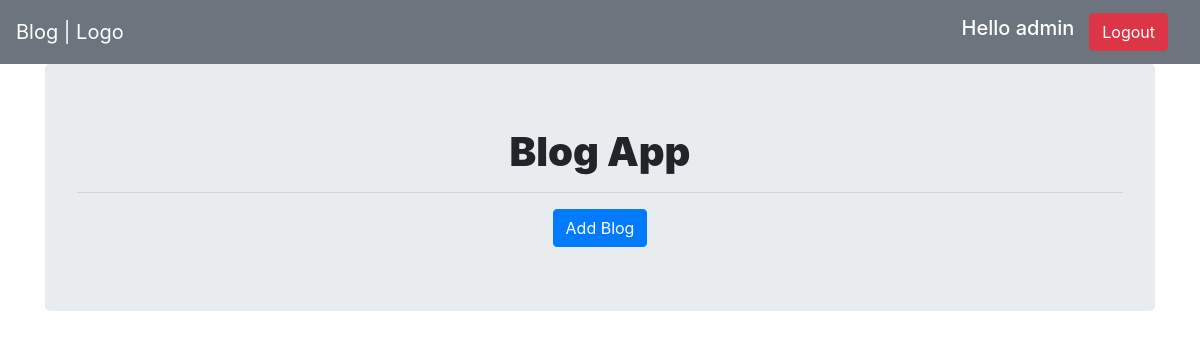
The app's page / (signed in), older data.
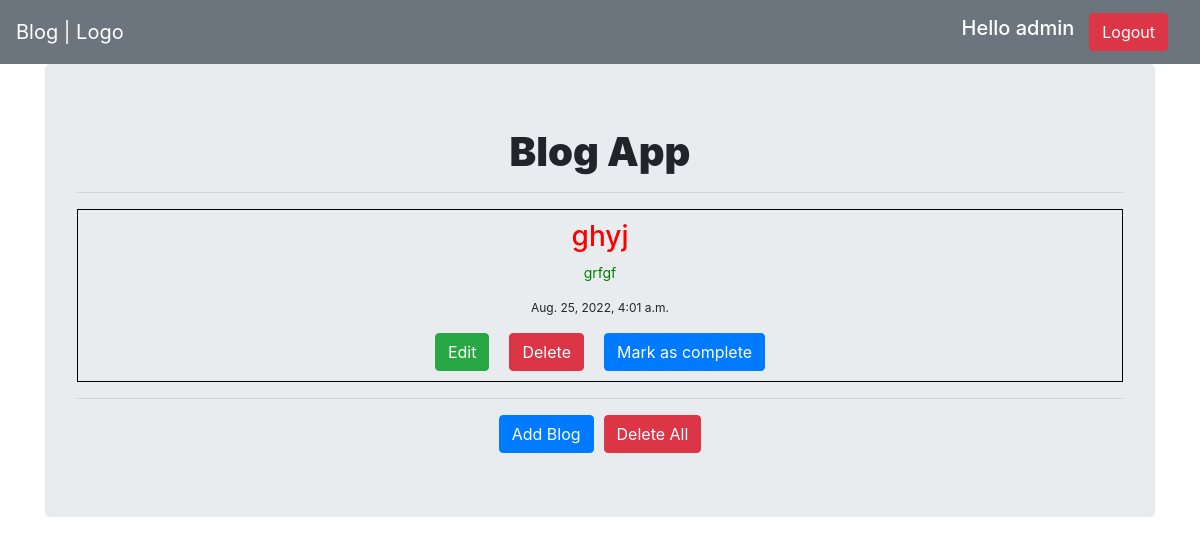
The same page, newer data.
### blog_app/models.py (models this page shows, shortened)
class Todo(models.Model):
    title = models.CharField(max_length=100)
    description = models.TextField()
    completed = models.BooleanField(default=False)
    created_at = models.DateTimeField(auto_now_add=True)
    class Meta:
        db_table="todo"

### blog_app/views.py (the view)
# urls.py: 2. Add a URL to urlpatterns:  path('', views.home, name='home')
@login_required
def home(request):
    todos=Todo.objects.all()
    return render(request,"home.html",{'todos':todos})

### blog_app/templates/home.html (shortened to what this page needs)
{% extends "core/base.html"%} {% block title%}Blog | Home {% endblock title%}
{%block content%}
<div class="container">
  <div class="jumbotron">
    <h1 style="text-align: center; font-weight: 900">Blog App</h1>
    <hr />
    {% for todo in todos%}
    <div style="border: 1px solid black; padding: 10px">
      {% if todo.completed%}
      <del> <h3 style="text-align: center; color: red">{{todo.title}}</h3></del>
      <del
        ><p style="text-align: center; font-size: 14px; color: green">
          {{todo.description}}
        </p>
      </del>
      {% else%}
      <h3 style="text-align: center; color: red">{{todo.title}}</h3>
      <p style="text-align: center; font-size: 14px; color: green">
        {{todo.description}}
      </p>
      {% endif%}
      <p style="text-align: center; font-size: 12px">{{todo.created_at}}</p>
      <div style="display: flex; justify-content: center">
        <a
          href="{% url 'edit' id=todo.id %}"
          style="margin-right: 20px"
          class="btn btn-success"
        >
          Edit
        </a>
        <a
          style="margin-right: 20px"
          href="{% url 'delete' id=todo.id %}"
          class="btn btn-danger"
          >Delete</a
        >
        {% if todo.completed %}
        <a href="{% url 'mark-complete' id=todo.id %}" class="btn btn-primary">
          Mark as incomplete
        </a>
        {% else%}
        <a href="{% url 'mark-complete' id=todo.id %}" class="btn btn-primary">
          Mark as complete
        </a>
        {% endif%}
      </div>
    </div>
    <hr />
    {% endfor%}
    <div style="display: flex; justify-content: center">
      <a href="{%  url 'add' %}"
        ><button type="button" class="btn btn-primary">Add Blog</button></a
      >
      {% if todos %}
      <a
        style="margin-left: 10px"
        href="{% url 'delete-all'%}"
        class="btn btn-danger"
        >Delete All</a
      >
      {% endif %}
    </div>
  </div>
</div>
{% endblock content%}

### templates/core/base.html (shortened to what this page needs)
<!DOCTYPE html>
<html lang="en">
  <head>
    <link
      rel="stylesheet"
      href="https://cdn.jsdelivr.net/npm/bootstrap@4.6.2/dist/css/bootstrap.min.css"
    />
  </head>
  <body>
    <div>
      <nav class="navbar navbar-expand-lg navbar-light bg-secondary">
        <a style="color: white" class="navbar-brand" href="{% url 'home'%}"
          >Blog | Logo</a
        >
        <div class="collapse navbar-collapse" id="navbarSupportedContent">
          {% if user.is_authenticated %}
          <h5 style="margin-right: 15px; color: white">
            Hello {{ user.username }}
          </h5>
          <a class="navbar-brand" href="{% url 'logout' %}"
            ><button class="btn btn-danger my-2 my-sm-0">Logout</button></a
          >
          {% endif %}
        </div>
      </nav>
    </div>
    <div class="conatiner">{% block content%}{% endblock content%}</div>
  </body>
</html>

Row changes from the older to the newer data that the page shows:
added Todo: title "ghyj", description "grfgf", created_at "Aug. 25, 2022, 4:01 a.m.", completed "Mark as complete"
Text that changed along with them:
text now shown: "Delete All"
